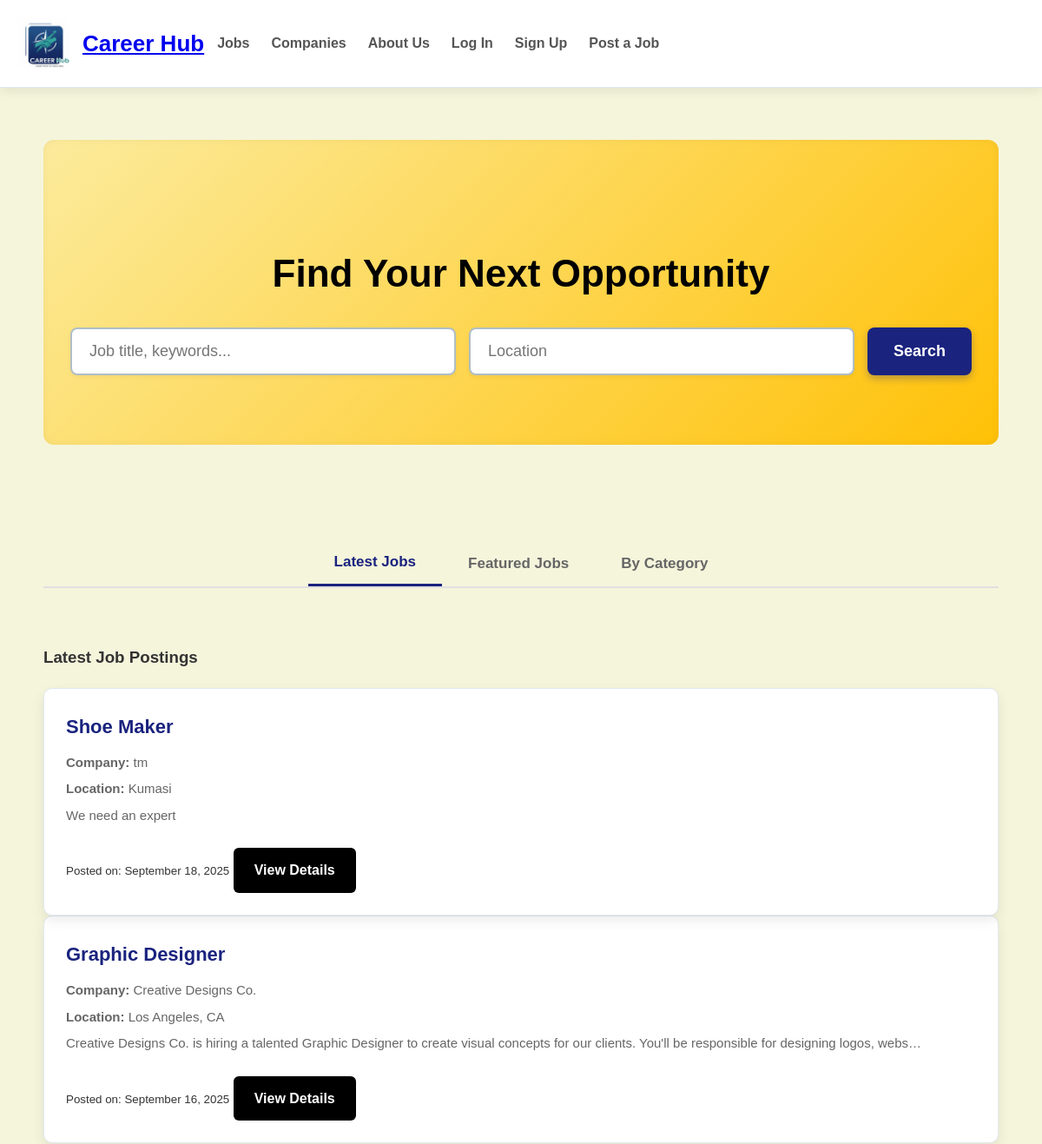
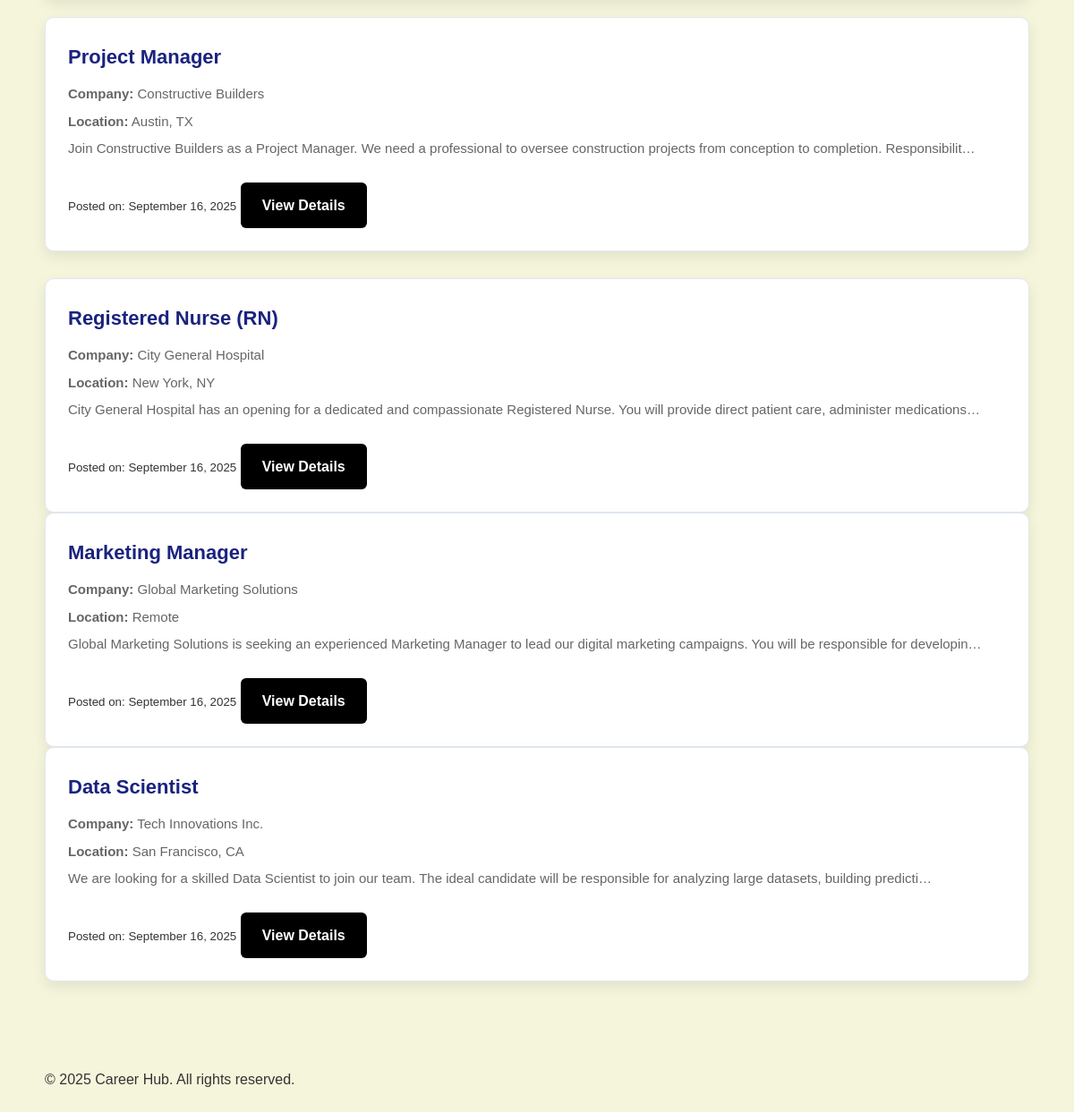
The page / on the database its author committed (2 pictures, top to bottom).
### jobs/models.py (models this page shows, shortened)
class Job(models.Model):
    title = models.CharField(max_length=200)
    company = models.CharField(max_length=100)
    location = models.CharField(max_length=100)
    description = models.TextField()
    posted_date = models.DateTimeField(auto_now_add=True)

### jobs/views.py (the view)
# urls.py: path('', views.job_list, name='job_list'),
def job_list(request):
    jobs = Job.objects.all().order_by('-posted_date')
    context = {
        'jobs': jobs
    }
    return render(request, 'jobs/job_list.html', context)

### jobs/templates/jobs/job_list.html (shortened to what this page needs)
{% load static %}
<!DOCTYPE html>
<html lang="en">
<head>
    <link rel="stylesheet" href="{% static 'css/style.css' %}">
</head>
<body>
    <header class="header">
        <div class="header-left">
            <a href="{% url 'job_list' %}" class="logo-link">
                <img src="{% static 'img/logo.png' %}" alt="Career Hub Logo" class="logo">
            </a>
            <h1><a href="{% url 'job_list' %}">Career Hub</a></h1>
            <nav class="nav">
                <ul>
                    <li><a href="{% url 'job_list' %}">Jobs</a></li>
                    <li><a href="{% url 'company_list' %}">Companies</a></li>
                    <li><a href="{% url 'about_us' %}">About Us</a></li>
                    {% if user.is_authenticated %}
                    <li><a href="{% url 'dashboard' %}">Dashboard</a></li>
                    <li><a href="{% url 'employer_dashboard' %}" class="post-job-btn">Post a Job</a></li>
                    <li><a href="{% url 'logout' %}">Log Out</a></li>
                    {% else %}
                    <li><a href="{% url 'login' %}">Log In</a></li>
                    <li><a href="{% url 'register' %}">Sign Up</a></li>
                    <li><a href="{% url 'employer_dashboard' %}" class="post-job-btn">Post a Job</a></li>
                    {% endif %}
                </ul>
            </nav>
    </header>
    <main class="container">
        <section class="search-container">
            <h2>Find Your Next Opportunity</h2>
            <form action="#" method="get" class="search-form">
                <input type="text" name="q" placeholder="Job title, keywords..." class="search-input">
                <input type="text" name="location" placeholder="Location" class="search-input">
                <button type="submit" class="search-button">Search</button>
            </form>
        </section>
        <section class="job-listings">
            <div class="tab-container">
                <div class="tabs">
                    <button class="tab-button active" onclick="openTab(event, 'latest-jobs')">Latest Jobs</button>
                    <button class="tab-button" onclick="openTab(event, 'featured-jobs')">Featured Jobs</button>
                    <button class="tab-button" onclick="openTab(event, 'jobs-by-category')">By Category</button>
                </div>
                <div id="latest-jobs" class="tab-content active">
                    <h3>Latest Job Postings</h3>
                    <div class="jobs-grid">
                        {% for job in jobs %}
                            <div class="job-card">
                                <h3>{{ job.title }}</h3>
                                <p><strong>Company:</strong> {{ job.company }}</p>
                                <p><strong>Location:</strong> {{ job.location }}</p>
                                <p>{{ job.description|truncatechars:150 }}</p>
                                <small>Posted on: {{ job.posted_date|date:"F j, Y" }}</small>
                                <a href="{% url 'job_detail' job.id %}" class="apply-btn">View Details</a> </div>
                            </div>
                        {% empty %}
                            <p>No job postings are available at the moment. Please check back later!</p>
                        {% endfor %}
        </section>
    </main>
    <footer>
        <div class="container">
            <p>&copy; 2025 Career Hub. All rights reserved.</p>
        </div>
    </footer>
</body>
</html>

### static/css/style.css (style rules this page uses)
body { font-family: 'Poppins', sans-serif; line-height: 1.7; margin: 0; padding: 0; background-color: #f5f5dc; color: #333; }
.container { max-width: 1100px; margin: 0 auto; padding: 20px; }
.header { display: flex; justify-content: space-between; align-items: center; padding: 20px; background-color: #ffffff; box-shadow: 0 4px 12px rgba(0, 0, 0, 0.08); border-bottom: 1px solid #e1e8f0; }
.header-left { display: flex; align-items: center; gap: 15px; }
.header h1 { margin: 0; font-size: 26px; color: #1a237e; font-weight: 700; }
.nav ul { list-style: none; margin: 0; padding: 0; display: flex; gap: 25px; }
.nav a { text-decoration: none; color: #555; font-weight: 600; transition: color 0.3s ease, transform 0.2s ease; }
.search-container { text-align: center; padding: 80px 20px; background-image: linear-gradient(135deg, #fceb9c 0%, #ffc107 100%); border-radius: 12px; margin: 40px 0; box-shadow: inset 0 0 10px rgba(0, 0, 0, 0.05); }
.search-container h2 { font-size: 44px; color: #000000; margin-bottom: 25px; font-weight: 800; }
.search-form { display: flex; justify-content: center; gap: 15px; }
.search-input { width: 400px; padding: 15px 20px; border: 2px solid #b0bec5; border-radius: 8px; font-size: 18px; box-shadow: 0 2px 5px rgba(0, 0, 0, 0.05); transition: border-color 0.3s ease; }
.search-button { padding: 15px 30px; background-color: #1a237e; color: #fff; border: none; border-radius: 8px; cursor: pointer; font-size: 18px; font-weight: 700; transition: background-color 0.3s ease, transform 0.2s ease; box-shadow: 0 4px 8px rgba(26, 35, 126, 0.3); }
.job-listings { padding: 40px 0; }
.jobs-grid { display: grid; grid-template-columns: repeat(auto-fit, minmax(320px, 1fr)); gap: 30px; }
.job-card { background-color: #ffffff; border: 1px solid #e1e8f0; border-radius: 10px; padding: 25px; box-shadow: 0 6px 15px rgba(0, 0, 0, 0.08); transition: transform 0.3s ease, box-shadow 0.3s ease; }
.job-card h3 { margin: 0 0 10px; font-size: 22px; color: #1a237e; font-weight: 600; }
.job-card p { margin: 5px 0; color: #666; font-size: 15px; }
.job-card .apply-btn { display: inline-block; margin-top: 20px; padding: 12px 24px; background-color: #000000; color: #fff; text-decoration: none; border-radius: 6px; transition: background-color 0.3s ease; font-weight: 600; }
.tab-container { margin: 30px 0; }
.tabs { display: flex; justify-content: center; border-bottom: 2px solid #e0e0e0; margin-bottom: 25px; }
.tab-button { background-color: transparent; border: none; padding: 15px 30px; font-size: 17px; cursor: pointer; transition: all 0.3s ease; outline: none; font-weight: 600; color: #666; }
.tab-button.active { border-bottom: 3px solid #1a237e; font-weight: 700; color: #1a237e; }
.tab-content { display: none; padding: 20px 0; }
.tab-content.active { display: block; }
.search-button { transition: transform 0.3s ease-in-out, background-color 0.3s ease; }
.logo { height: 60px; width: auto; }
.logo-link { display: block; line-height: 0; }

### rows shown on the page
Job: title "Shoe Maker", company "tm", location "Kumasi", description "We need an expert", posted_date "September 18, 2025"
Job: title "Graphic Designer", company "Creative Designs Co.", location "Los Angeles, CA", description "Creative Designs Co. is hiring a talented Graphic Designer to create visual concepts for our clients. You'll be responsible for designing logos, webs…", posted_date "September 16, 2025"
Job: title "Project Manager", company "Constructive Builders", location "Austin, TX", description "Join Constructive Builders as a Project Manager. We need a professional to oversee construction projects from conception to completion. Responsibilit…", posted_date "September 16, 2025"
Job: title "Registered Nurse (RN)", company "City General Hospital", location "New York, NY", description "City General Hospital has an opening for a dedicated and compassionate Registered Nurse. You will provide direct patient care, administer medications…", posted_date "September 16, 2025"
Job: title "Marketing Manager", company "Global Marketing Solutions", location "Remote", description "Global Marketing Solutions is seeking an experienced Marketing Manager to lead our digital marketing campaigns. You will be responsible for developin…", posted_date "September 16, 2025"
Job: title "Data Scientist", company "Tech Innovations Inc.", location "San Francisco, CA", description "We are looking for a skilled Data Scientist to join our team. The ideal candidate will be responsible for analyzing large datasets, building predicti…", posted_date "September 16, 2025"
